Frame 1 (no input): blank canvas, image omitted
Frame 60 (no input): blank canvas, image omitted
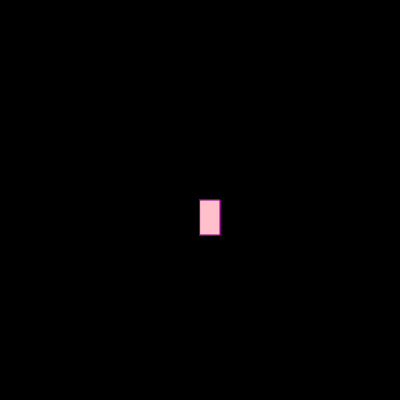
Frame 120 (the mouse pressed at the canvas centre since frame 60)

The p5.js sketch whose frames 1 and 60 were blank and that drew this single picture after the mouse press (run headless with seeded random() and noise() and a simulated clock; from frame 60 on, the mouse is pressed at the canvas centre):

// p5.js sketch
// ── sketch.js
function setup() {
  createCanvas(400, 400);
  background("black")
}

function draw() {
  stroke("purple");
  fill("pink");
  
  
  if (mouseIsPressed) {
    rect(mouseX, mouseY, 20, 35);
  }
}
